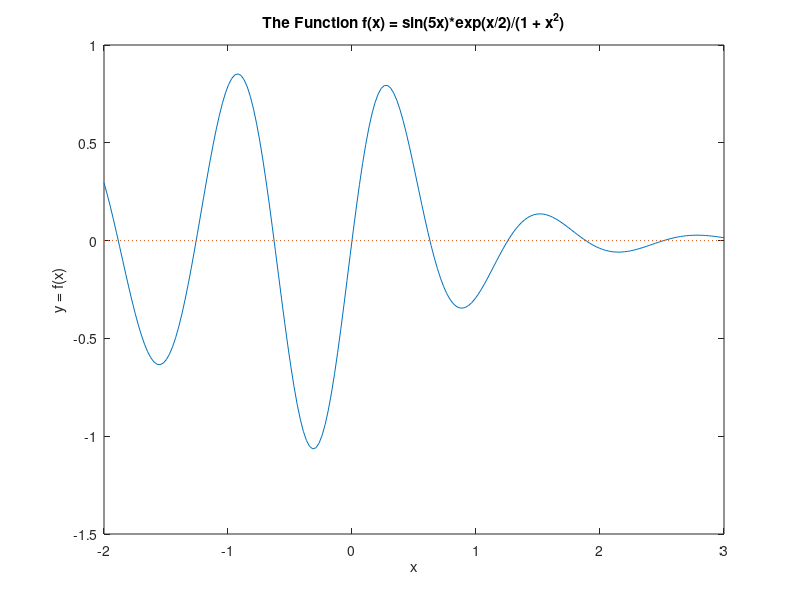

This chart was generated by the following MATLAB code:
%% plot
clc
for n = 25:25:500
    x = linspace(0,2*pi,n);
    y = sin(x);
    plot(x,y)
    title(sprintf('n=%3d',n))
    pause
end

%% Plot the function f(x) = sin(5x)*exp(x/2)/(1 + x^2)

L = -2;
R = 3;
N = 200;

x = linspace(L,R,N);
y = sin(5*x) .* exp(-x/2) ./ (1 + x.^2);
%plot and label
plot(x,y,[L,R],[0,0],':')
title('The Function f(x) = sin(5x)*exp(x/2)/(1 + x^2)')
ylabel('y = f(x)')
xlabel('x')